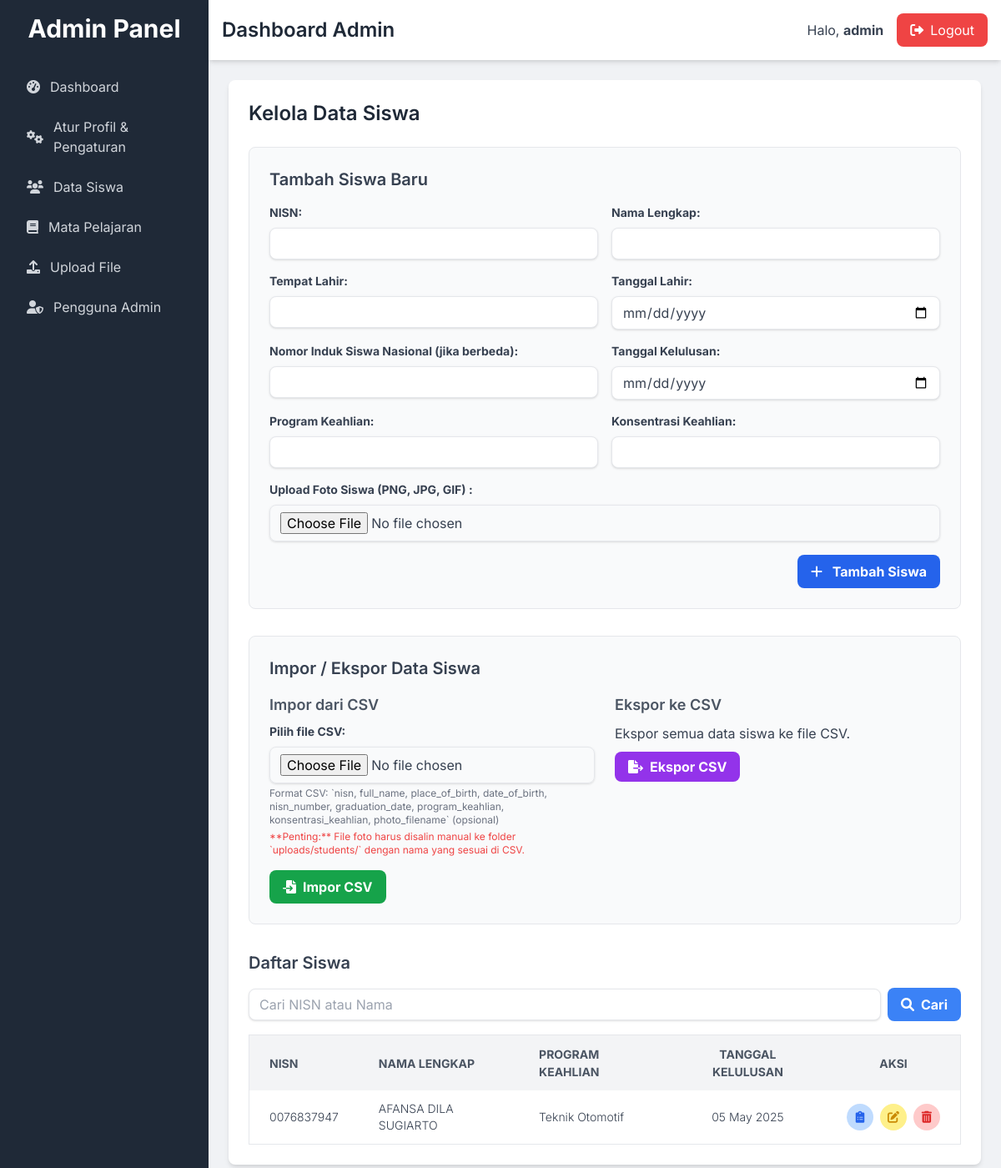
The app's page /admin/students.php (signed in) with its own data.
### tables this page shows
CREATE TABLE `students` (
  `id` int NOT NULL,
  `nisn` varchar(20) NOT NULL,
  `full_name` varchar(255) NOT NULL,
  `place_of_birth` varchar(100) DEFAULT NULL,
  `date_of_birth` date DEFAULT NULL,
  `nisn_number` varchar(20) DEFAULT NULL,
  `graduation_date` date DEFAULT NULL,
  `program_keahlian` varchar(100) DEFAULT NULL,
  `konsentrasi_keahlian` varchar(100) DEFAULT NULL,
  `photo_path` varchar(255) DEFAULT NULL,
  `created_at` timestamp NULL DEFAULT CURRENT_TIMESTAMP
);

### admin/students.php (the view, shortened to what this page needs)
<?php
include_once 'includes/header.php';
$is_edit = false;
$student_data_edit = [
    'nisn' => '',
    'full_name' => '',
    'place_of_birth' => '',
    'date_of_birth' => '',
    'nisn_number' => '',
    'graduation_date' => '',
    'program_keahlian' => '',
    'konsentrasi_keahlian' => '',
    'photo_path' => ''
];
$students = [];
$search_query = '';
$sql_select = "SELECT * FROM students";
$sql_select .= " ORDER BY full_name ASC";
if ($stmt_select = mysqli_prepare($conn, $sql_select)) {
    if (mysqli_stmt_execute($stmt_select)) {
        $result_select = mysqli_stmt_get_result($stmt_select);
        while ($row = mysqli_fetch_assoc($result_select)) {
            $students[] = $row;
        }
    }
}
?>
<div class="card p-6">
    <h3 class="text-2xl font-semibold text-gray-800 mb-6">Kelola Data Siswa</h3>
    <div class="mb-8 p-6 border border-gray-200 rounded-lg bg-gray-50">
        <h4 class="text-xl font-semibold text-gray-700 mb-4"><?php echo $is_edit ? 'Edit Data Siswa' : 'Tambah Siswa Baru'; ?></h4>
        <form action="<?php echo htmlspecialchars($_SERVER["PHP_SELF"]); ?>" method="post" enctype="multipart/form-data">
            <div class="grid grid-cols-1 md:grid-cols-2 gap-4 mb-4">
                <div>
                    <label for="nisn" class="block text-gray-700 text-sm font-bold mb-2">NISN:</label>
                    <input type="text" name="nisn" id="nisn" class="shadow appearance-none border rounded-lg w-full py-2 px-3 text-gray-700 leading-tight focus:outline-none focus:ring-2 focus:ring-blue-500" value="<?php echo htmlspecialchars($student_data_edit['nisn']); ?>" required>
                </div>
                <div>
                    <label for="full_name" class="block text-gray-700 text-sm font-bold mb-2">Nama Lengkap:</label>
                    <input type="text" name="full_name" id="full_name" class="shadow appearance-none border rounded-lg w-full py-2 px-3 text-gray-700 leading-tight focus:outline-none focus:ring-2 focus:ring-blue-500" value="<?php echo htmlspecialchars($student_data_edit['full_name']); ?>" required>
                </div>
                <div>
                    <label for="place_of_birth" class="block text-gray-700 text-sm font-bold mb-2">Tempat Lahir:</label>
                    <input type="text" name="place_of_birth" id="place_of_birth" class="shadow appearance-none border rounded-lg w-full py-2 px-3 text-gray-700 leading-tight focus:outline-none focus:ring-2 focus:ring-blue-500" value="<?php echo htmlspecialchars($student_data_edit['place_of_birth']); ?>">
                </div>
                <div>
                    <label for="date_of_birth" class="block text-gray-700 text-sm font-bold mb-2">Tanggal Lahir:</label>
                    <input type="date" name="date_of_birth" id="date_of_birth" class="shadow appearance-none border rounded-lg w-full py-2 px-3 text-gray-700 leading-tight focus:outline-none focus:ring-2 focus:ring-blue-500" value="<?php echo htmlspecialchars($student_data_edit['date_of_birth']); ?>">
                </div>
                <div>
                    <label for="nisn_number" class="block text-gray-700 text-sm font-bold mb-2">Nomor Induk Siswa Nasional (jika berbeda):</label>
                    <input type="text" name="nisn_number" id="nisn_number" class="shadow appearance-none border rounded-lg w-full py-2 px-3 text-gray-700 leading-tight focus:outline-none focus:ring-2 focus:ring-blue-500" value="<?php echo htmlspecialchars($student_data_edit['nisn_number']); ?>">
                </div>
                <div>
                    <label for="graduation_date" class="block text-gray-700 text-sm font-bold mb-2">Tanggal Kelulusan:</label>
                    <input type="date" name="graduation_date" id="graduation_date" class="shadow appearance-none border rounded-lg w-full py-2 px-3 text-gray-700 leading-tight focus:outline-none focus:ring-2 focus:ring-blue-500" value="<?php echo htmlspecialchars($student_data_edit['graduation_date']); ?>" required>
                </div>
                <div>
                    <label for="program_keahlian" class="block text-gray-700 text-sm font-bold mb-2">Program Keahlian:</label>
                    <input type="text" name="program_keahlian" id="program_keahlian" class="shadow appearance-none border rounded-lg w-full py-2 px-3 text-gray-700 leading-tight focus:outline-none focus:ring-2 focus:ring-blue-500" value="<?php echo htmlspecialchars($student_data_edit['program_keahlian']); ?>">
                </div>
                <div>
                    <label for="konsentrasi_keahlian" class="block text-gray-700 text-sm font-bold mb-2">Konsentrasi Keahlian:</label>
                    <input type="text" name="konsentrasi_keahlian" id="konsentrasi_keahlian" class="shadow appearance-none border rounded-lg w-full py-2 px-3 text-gray-700 leading-tight focus:outline-none focus:ring-2 focus:ring-blue-500" value="<?php echo htmlspecialchars($student_data_edit['konsentrasi_keahlian']); ?>">
                </div>
                <div class="md:col-span-2">
                    <label for="student_photo" class="block text-gray-700 text-sm font-bold mb-2">Upload Foto Siswa (PNG, JPG, GIF) <?php echo $is_edit ? '(Kosongkan jika tidak ingin mengubah)' : ''; ?>:</label>
                    <input type="file" name="student_photo" id="student_photo" accept=".png,.jpg,.jpeg,.gif" class="shadow appearance-none border rounded-lg w-full py-2 px-3 text-gray-700 leading-tight focus:outline-none focus:ring-2 focus:ring-blue-500">
                </div>
            </div>
            <div class="flex items-center justify-end space-x-2">
                <button type="submit" class="bg-blue-600 hover:bg-blue-700 text-white font-bold py-2 px-4 rounded-lg focus:outline-none focus:shadow-outline transition duration-300 ease-in-out">
                    <i class="fas fa-<?php echo $is_edit ? 'save' : 'plus'; ?> mr-2"></i> <?php echo $is_edit ? 'Simpan Perubahan' : 'Tambah Siswa'; ?>
                </button>
            </div>
        </form>
    </div>
    <div class="mb-8 p-6 border border-gray-200 rounded-lg bg-gray-50">
        <h4 class="text-xl font-semibold text-gray-700 mb-4">Impor / Ekspor Data Siswa</h4>
        <div class="grid grid-cols-1 md:grid-cols-2 gap-6">
            <div>
                <h5 class="text-lg font-semibold text-gray-600 mb-2">Impor dari CSV</h5>
                <form action="<?php echo htmlspecialchars($_SERVER["PHP_SELF"]); ?>" method="post" enctype="multipart/form-data">
                    <div class="mb-4">
                        <label for="csv_file" class="block text-gray-700 text-sm font-bold mb-2">Pilih file CSV:</label>
                        <input type="file" name="csv_file" id="csv_file" accept=".csv" class="shadow appearance-none border rounded-lg w-full py-2 px-3 text-gray-700 leading-tight focus:outline-none focus:ring-2 focus:ring-blue-500" required>
                        <p class="text-gray-500 text-xs mt-1">Format CSV: `nisn, full_name, place_of_birth, date_of_birth, nisn_number, graduation_date, program_keahlian, konsentrasi_keahlian, photo_filename` (opsional)</p>
                        <p class="text-red-500 text-xs mt-1">**Penting:** File foto harus disalin manual ke folder `uploads/students/` dengan nama yang sesuai di CSV.</p>
                    </div>
                    <button type="submit" class="bg-green-600 hover:bg-green-700 text-white font-bold py-2 px-4 rounded-lg focus:outline-none focus:shadow-outline transition duration-300 ease-in-out">
                        <i class="fas fa-file-import mr-2"></i>Impor CSV
                    </button>
                </form>
            </div>
            <div>
                <h5 class="text-lg font-semibold text-gray-600 mb-2">Ekspor ke CSV</h5>
                <p class="text-gray-700 mb-4">Ekspor semua data siswa ke file CSV.</p>
                <a href="export_students.php?export=csv" class="bg-purple-600 hover:bg-purple-700 text-white font-bold py-2 px-4 rounded-lg focus:outline-none focus:shadow-outline transition duration-300 ease-in-out">
                    <i class="fas fa-file-export mr-2"></i>Ekspor CSV
                </a>
            </div>
        </div>
    </div>
    <div class="mb-4">
        <h4 class="text-xl font-semibold text-gray-700 mb-4">Daftar Siswa</h4>
        <form action="<?php echo htmlspecialchars($_SERVER["PHP_SELF"]); ?>" method="get" class="mb-4 flex items-center space-x-2">
            <input type="text" name="search" placeholder="Cari NISN atau Nama" class="shadow appearance-none border rounded-lg py-2 px-3 text-gray-700 leading-tight focus:outline-none focus:ring-2 focus:ring-blue-500 flex-grow" value="<?php echo htmlspecialchars($search_query); ?>">
            <button type="submit" class="bg-blue-500 hover:bg-blue-600 text-white font-bold py-2 px-4 rounded-lg focus:outline-none focus:shadow-outline transition duration-300 ease-in-out">
                <i class="fas fa-search mr-2"></i>Cari
            </button>
        </form>
    </div>
    <div class="overflow-x-auto">
        <table class="min-w-full bg-white border border-gray-200 rounded-lg">
            <thead>
                <tr class="bg-gray-100 text-gray-600 uppercase text-sm leading-normal">
                    <th class="py-3 px-6 text-left">NISN</th>
                    <th class="py-3 px-6 text-left">Nama Lengkap</th>
                    <th class="py-3 px-6 text-left">Program Keahlian</th>
                    <th class="py-3 px-6 text-center">Tanggal Kelulusan</th>
                    <th class="py-3 px-6 text-center">Aksi</th>
                </tr>
            </thead>
            <tbody class="text-gray-700 text-sm font-light">
                <?php if (count($students) > 0): ?>
                    <?php foreach ($students as $student): ?>
                        <tr class="border-b border-gray-200 hover:bg-gray-50">
                            <td class="py-3 px-6 text-left whitespace-nowrap"><?php echo htmlspecialchars($student['nisn']); ?></td>
                            <td class="py-3 px-6 text-left"><?php echo htmlspecialchars($student['full_name']); ?></td>
                            <td class="py-3 px-6 text-left"><?php echo htmlspecialchars($student['program_keahlian']); ?></td>
                            <td class="py-3 px-6 text-center"><?php echo date('d M Y', strtotime($student['graduation_date'])); ?></td>
                            <td class="py-3 px-6 text-center">
                                <div class="flex item-center justify-center space-x-2">
                                    <a href="manage_grades.php?student_id=<?php echo $student['id']; ?>" class="w-8 h-8 rounded-full bg-blue-200 text-blue-600 flex items-center justify-center hover:bg-blue-300 transition duration-200" title="Kelola Nilai">
                                        <i class="fas fa-clipboard-list"></i>
                                    </a>
                                    <a href="students.php?edit_id=<?php echo $student['id']; ?>" class="w-8 h-8 rounded-full bg-yellow-200 text-yellow-600 flex items-center justify-center hover:bg-yellow-300 transition duration-200" title="Edit">
                                        <i class="fas fa-edit"></i>
                                    </a>
                                    <a href="javascript:void(0);" onclick="confirmDelete(<?php echo $student['id']; ?>, '<?php echo htmlspecialchars($student['full_name']); ?>')" class="w-8 h-8 rounded-full bg-red-200 text-red-600 flex items-center justify-center hover:bg-red-300 transition duration-300 ease-in-out" title="Hapus">
                                        <i class="fas fa-trash-alt"></i>
                                    </a>
                                </div>
                            </td>
                        </tr>
                    <?php endforeach; ?>
                <?php else: ?>
                    <tr>
                        <td colspan="5" class="py-3 px-6 text-center text-gray-500">Tidak ada data siswa.</td>
                    </tr>
                <?php endif; ?>
            </tbody>
        </table>
    </div>
</div>
<?php
include_once 'includes/footer.php';
?>

### admin/includes/header.php (style rules this page uses)
body { font-family: 'Inter', sans-serif; background-color: #f0f2f5; }
.card { background-color: #fff; border-radius: 0.5rem; box-shadow: 0 4px 6px -1px rgba(0, 0, 0, 0.1), 0 2px 4px -1px rgba(0, 0, 0, 0.06); }

### records on screen
students: nisn "0076837947", full_name "AFANSA DILA SUGIARTO", program_keahlian "Teknik Otomotif", graduation_date "05 May 2025"

### other values on screen
$_SESSION["username"] "admin"
